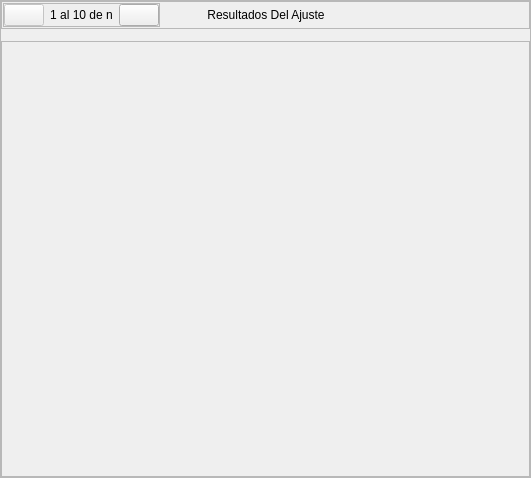
<?xml version="1.0" encoding="UTF-8"?>
<ui version="4.0">
 <class>resultados</class>
 <widget class="QWidget" name="resultados">
  <property name="geometry">
   <rect>
    <x>0</x>
    <y>0</y>
    <width>531</width>
    <height>478</height>
   </rect>
  </property>
  <property name="windowTitle">
   <string>Form</string>
  </property>
  <property name="styleSheet">
   <string notr="true">QFrame#frIz,
QFrame#frDe{
	background-color:rgba(0,0,0,0);
}</string>
  </property>
  <layout class="QVBoxLayout" name="verticalLayout">
   <property name="spacing">
    <number>0</number>
   </property>
   <property name="leftMargin">
    <number>0</number>
   </property>
   <property name="topMargin">
    <number>0</number>
   </property>
   <property name="rightMargin">
    <number>0</number>
   </property>
   <property name="bottomMargin">
    <number>0</number>
   </property>
   <item>
    <widget class="QFrame" name="frame">
     <property name="frameShape">
      <enum>QFrame::Shape::StyledPanel</enum>
     </property>
     <property name="frameShadow">
      <enum>QFrame::Shadow::Raised</enum>
     </property>
     <layout class="QVBoxLayout" name="vlResultados">
      <property name="leftMargin">
       <number>0</number>
      </property>
      <property name="topMargin">
       <number>0</number>
      </property>
      <property name="rightMargin">
       <number>0</number>
      </property>
      <property name="bottomMargin">
       <number>0</number>
      </property>
      <item>
       <widget class="QFrame" name="frame_2">
        <property name="frameShape">
         <enum>QFrame::Shape::StyledPanel</enum>
        </property>
        <property name="frameShadow">
         <enum>QFrame::Shadow::Raised</enum>
        </property>
        <layout class="QHBoxLayout" name="hlTituloResultados" stretch="0,0,0">
         <property name="spacing">
          <number>5</number>
         </property>
         <property name="leftMargin">
          <number>0</number>
         </property>
         <property name="topMargin">
          <number>0</number>
         </property>
         <property name="rightMargin">
          <number>0</number>
         </property>
         <property name="bottomMargin">
          <number>0</number>
         </property>
         <item>
          <widget class="QFrame" name="frIz">
           <property name="sizePolicy">
            <sizepolicy hsizetype="Expanding" vsizetype="Preferred">
             <horstretch>0</horstretch>
             <verstretch>0</verstretch>
            </sizepolicy>
           </property>
           <property name="frameShape">
            <enum>QFrame::Shape::StyledPanel</enum>
           </property>
           <property name="frameShadow">
            <enum>QFrame::Shadow::Raised</enum>
           </property>
           <layout class="QHBoxLayout" name="horizontalLayout">
            <property name="spacing">
             <number>0</number>
            </property>
            <property name="leftMargin">
             <number>0</number>
            </property>
            <property name="topMargin">
             <number>0</number>
            </property>
            <property name="rightMargin">
             <number>0</number>
            </property>
            <property name="bottomMargin">
             <number>0</number>
            </property>
            <item>
             <widget class="QFrame" name="frPaginas">
              <property name="minimumSize">
               <size>
                <width>0</width>
                <height>0</height>
               </size>
              </property>
              <property name="frameShape">
               <enum>QFrame::Shape::StyledPanel</enum>
              </property>
              <property name="frameShadow">
               <enum>QFrame::Shadow::Raised</enum>
              </property>
              <layout class="QHBoxLayout" name="horizontalLayout_3">
               <property name="leftMargin">
                <number>0</number>
               </property>
               <property name="topMargin">
                <number>0</number>
               </property>
               <property name="rightMargin">
                <number>0</number>
               </property>
               <property name="bottomMargin">
                <number>0</number>
               </property>
               <item>
                <widget class="QPushButton" name="btPagAnterior">
                 <property name="enabled">
                  <bool>false</bool>
                 </property>
                 <property name="toolTip">
                  <string>Página anterior</string>
                 </property>
                 <property name="text">
                  <string/>
                 </property>
                 <property name="icon">
                  <iconset resource="../resources.qrc">
                   <normaloff>:/icons/resources/images/back.svg</normaloff>:/icons/resources/images/back.svg</iconset>
                 </property>
                </widget>
               </item>
               <item>
                <widget class="QLabel" name="lbPaginas">
                 <property name="sizePolicy">
                  <sizepolicy hsizetype="Preferred" vsizetype="Preferred">
                   <horstretch>0</horstretch>
                   <verstretch>0</verstretch>
                  </sizepolicy>
                 </property>
                 <property name="text">
                  <string>1 al 10 de n</string>
                 </property>
                 <property name="alignment">
                  <set>Qt::AlignmentFlag::AlignCenter</set>
                 </property>
                </widget>
               </item>
               <item>
                <widget class="QPushButton" name="btPagSiguiente">
                 <property name="toolTip">
                  <string>Página siguiente</string>
                 </property>
                 <property name="text">
                  <string/>
                 </property>
                 <property name="icon">
                  <iconset resource="../resources.qrc">
                   <normaloff>:/icons/resources/images/next.svg</normaloff>:/icons/resources/images/next.svg</iconset>
                 </property>
                </widget>
               </item>
              </layout>
             </widget>
            </item>
            <item>
             <spacer name="horizontalSpacer_2">
              <property name="orientation">
               <enum>Qt::Orientation::Horizontal</enum>
              </property>
              <property name="sizeHint" stdset="0">
               <size>
                <width>0</width>
                <height>10</height>
               </size>
              </property>
             </spacer>
            </item>
           </layout>
          </widget>
         </item>
         <item>
          <widget class="QLabel" name="lbResultados">
           <property name="sizePolicy">
            <sizepolicy hsizetype="Preferred" vsizetype="Fixed">
             <horstretch>0</horstretch>
             <verstretch>0</verstretch>
            </sizepolicy>
           </property>
           <property name="text">
            <string>Resultados Del Ajuste</string>
           </property>
           <property name="alignment">
            <set>Qt::AlignmentFlag::AlignCenter</set>
           </property>
          </widget>
         </item>
         <item>
          <widget class="QFrame" name="frDe">
           <property name="frameShape">
            <enum>QFrame::Shape::StyledPanel</enum>
           </property>
           <property name="frameShadow">
            <enum>QFrame::Shadow::Raised</enum>
           </property>
           <layout class="QHBoxLayout" name="horizontalLayout_2">
            <property name="spacing">
             <number>0</number>
            </property>
            <property name="leftMargin">
             <number>0</number>
            </property>
            <property name="topMargin">
             <number>0</number>
            </property>
            <property name="rightMargin">
             <number>0</number>
            </property>
            <property name="bottomMargin">
             <number>0</number>
            </property>
            <item>
             <spacer name="horizontalSpacer">
              <property name="orientation">
               <enum>Qt::Orientation::Horizontal</enum>
              </property>
              <property name="sizeHint" stdset="0">
               <size>
                <width>0</width>
                <height>10</height>
               </size>
              </property>
             </spacer>
            </item>
           </layout>
          </widget>
         </item>
        </layout>
       </widget>
      </item>
      <item>
       <widget class="QWidget" name="resultadoTxt" native="true"/>
      </item>
      <item>
       <widget class="QScrollArea" name="saResultados">
        <property name="widgetResizable">
         <bool>true</bool>
        </property>
        <widget class="QWidget" name="scrollAreaWidgetContents">
         <property name="geometry">
          <rect>
           <x>0</x>
           <y>0</y>
           <width>527</width>
           <height>422</height>
          </rect>
         </property>
         <layout class="QVBoxLayout" name="verticalLayout_3">
          <property name="leftMargin">
           <number>0</number>
          </property>
          <property name="topMargin">
           <number>0</number>
          </property>
          <property name="rightMargin">
           <number>0</number>
          </property>
          <property name="bottomMargin">
           <number>0</number>
          </property>
          <item>
           <widget class="QStackedWidget" name="swResultados">
            <property name="currentIndex">
             <number>-1</number>
            </property>
           </widget>
          </item>
         </layout>
        </widget>
       </widget>
      </item>
     </layout>
    </widget>
   </item>
  </layout>
 </widget>
 <resources>
  <include location="../resources.qrc"/>
 </resources>
 <connections/>
</ui>
